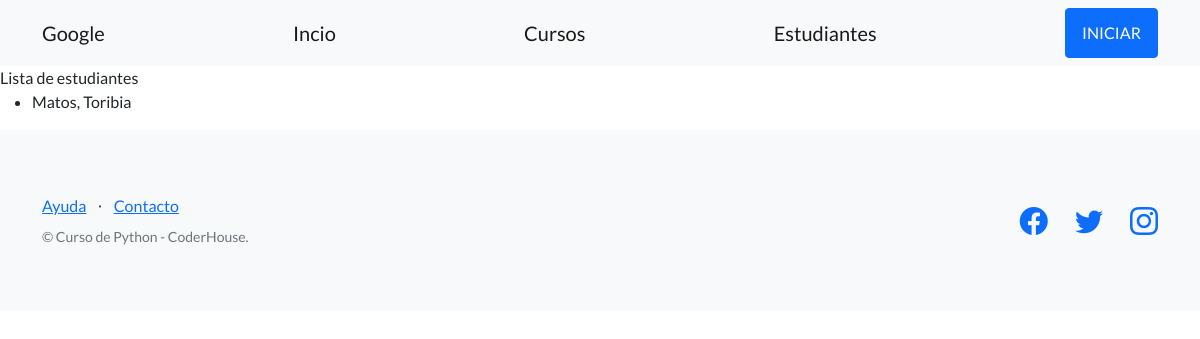
Before: /estudios/estudiantes/ with the older database file.
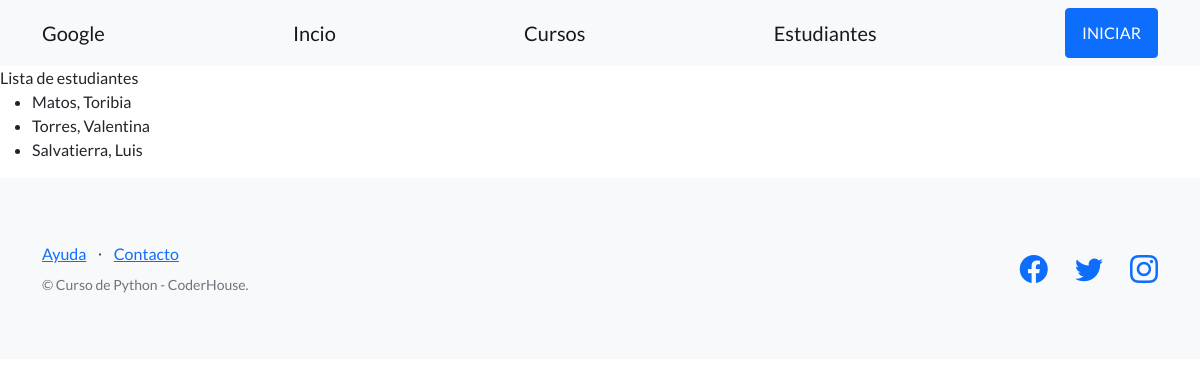
After: the same page with the newer database file.
### control_estudios/models.py (models this page shows, shortened)
class Estudiante(models.Model):
    nombre=models.CharField(max_length=256)
    apellido=models.CharField(max_length=256)
    fecha_nacimiento=models.DateField()
    email=models.EmailField(blank=True)
    telefono=models.CharField(max_length=20, blank=True)#Buenas practicas para este tipo de datos
    dni=models.CharField(max_length=32)

### control_estudios/views.py (the view)
# urls.py: path("estudiantes/", listar_estudiantes, name="lista_estudiantes"),
def listar_estudiantes(request):
    contexto={
         "estudiantes":Estudiante.objects.all(),
    }
    http_responde =render(
        request=request,
        template_name='control_estudios/lista_estudiantes.html',
        context=contexto,
    )
    return http_responde

### control_estudios/templates/control_estudios/lista_estudiantes.html
{% extends "control_estudios/base.html" %}
{% block contenido %}
<section>
    <div>
        <hl>Lista de estudiantes</hl>
        <ul>
            {% for student in estudiantes %}
            <li>{{student.apellido}}, {{student.nombre}}</li>
            {% endfor %}
        </ul>
    </div>
</section>
{% endblock contenido %}

### control_estudios/templates/control_estudios/base.html (shortened to what this page needs)
{% load static %}
<!DOCTYPE html>
<html lang="en">
    <head>
        <link href="https://cdn.jsdelivr.net/npm/bootstrap-icons@1.5.0/font/bootstrap-icons.css" rel="stylesheet" type="text/css" />
        <link href="{% static 'css/styles.css' %}" rel="stylesheet" />
    </head>
    <body>
        <nav class="navbar navbar-light bg-light static-top">
            <div class="container">
                <a class="navbar-brand" href="https://www.google.com">Google</a>
                <a class="navbar-brand" href="{% url 'inicio' %}">Incio</a>
                <a class="navbar-brand" href="{% url 'lista_cursos' %}">Cursos</a>
                <a class="navbar-brand" href="{% url 'lista_estudiantes' %}">Estudiantes</a>
                <a class="btn btn-primary" href="#signup">INICIAR</a>
            </div>
        </nav>
        <section style="padding:80px 50 px;">
            {% block contenido %}
            {% endblock contenido %}
        </section>
        <footer class="footer bg-light">
            <div class="container">
                <div class="row">
                    <div class="col-lg-6 h-100 text-center text-lg-start my-auto">
                        <ul class="list-inline mb-2">
                            <li class="list-inline-item"><a href="#!">Ayuda</a></li>
                            <li class="list-inline-item">⋅</li>
                            <li class="list-inline-item"><a href="#!">Contacto</a></li>
                        </ul>
                        <p class="text-muted small mb-4 mb-lg-0">&copy; Curso de Python - CoderHouse.</p>
                    </div>
                    <div class="col-lg-6 h-100 text-center text-lg-end my-auto">
                        <ul class="list-inline mb-0">
                            <li class="list-inline-item me-4">
                                <a href="#!"><i class="bi-facebook fs-3"></i></a>
                            </li>
                            <li class="list-inline-item me-4">
                                <a href="https://twiter.com/coderhouse"><i class="bi-twitter fs-3"></i></a>
                            </li>
                            <li class="list-inline-item">
                                <a href="https://www.instagram.com/jimmy.riv9708/?hl=es"><i class="bi-instagram fs-3"></i></a>
                            </li>
                        </ul>
                    </div>
                </div>
            </div>
        </footer>
    </body>
</html>

Changed rows visible on the page:
added Estudiante: apellido "Torres", nombre "Valentina"
added Estudiante: apellido "Salvatierra", nombre "Luis"
